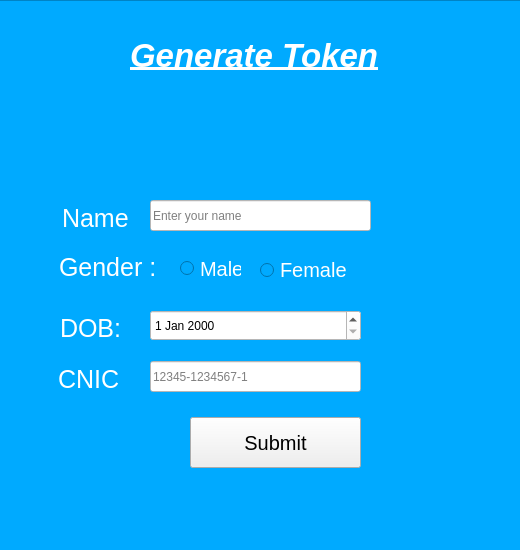
<?xml version="1.0" encoding="UTF-8"?>
<ui version="4.0">
 <class>Form</class>
 <widget class="QWidget" name="Form">
  <property name="geometry">
   <rect>
    <x>0</x>
    <y>0</y>
    <width>520</width>
    <height>550</height>
   </rect>
  </property>
  <property name="windowTitle">
   <string>Form</string>
  </property>
  <widget class="QFrame" name="frame">
   <property name="geometry">
    <rect>
     <x>-20</x>
     <y>0</y>
     <width>971</width>
     <height>551</height>
    </rect>
   </property>
   <property name="styleSheet">
    <string notr="true">background-color: rgb(0, 170, 255);</string>
   </property>
   <property name="frameShape">
    <enum>QFrame::StyledPanel</enum>
   </property>
   <property name="frameShadow">
    <enum>QFrame::Raised</enum>
   </property>
   <widget class="QLineEdit" name="inputName">
    <property name="geometry">
     <rect>
      <x>170</x>
      <y>200</y>
      <width>221</width>
      <height>31</height>
     </rect>
    </property>
    <property name="styleSheet">
     <string notr="true">background-color: rgb(255, 255, 255);
color: rgb(0, 0, 0);</string>
    </property>
    <property name="inputMask">
     <string/>
    </property>
    <property name="text">
     <string/>
    </property>
    <property name="placeholderText">
     <string>Enter your name</string>
    </property>
    <property name="clearButtonEnabled">
     <bool>true</bool>
    </property>
   </widget>
   <widget class="QRadioButton" name="rbMale">
    <property name="geometry">
     <rect>
      <x>200</x>
      <y>260</y>
      <width>61</width>
      <height>17</height>
     </rect>
    </property>
    <property name="font">
     <font>
      <pointsize>15</pointsize>
     </font>
    </property>
    <property name="styleSheet">
     <string notr="true">color: rgb(255, 255, 255);</string>
    </property>
    <property name="text">
     <string>Male</string>
    </property>
   </widget>
   <widget class="QRadioButton" name="rbFemale">
    <property name="geometry">
     <rect>
      <x>280</x>
      <y>260</y>
      <width>91</width>
      <height>20</height>
     </rect>
    </property>
    <property name="font">
     <font>
      <pointsize>15</pointsize>
     </font>
    </property>
    <property name="styleSheet">
     <string notr="true">color:
rgb(255, 255, 255);</string>
    </property>
    <property name="text">
     <string>Female</string>
    </property>
   </widget>
   <widget class="QLabel" name="lblGender">
    <property name="geometry">
     <rect>
      <x>79</x>
      <y>247</y>
      <width>101</width>
      <height>41</height>
     </rect>
    </property>
    <property name="font">
     <font>
      <pointsize>19</pointsize>
     </font>
    </property>
    <property name="styleSheet">
     <string notr="true">color:whilte;
color: rgb(255, 255, 255);</string>
    </property>
    <property name="text">
     <string>Gender :</string>
    </property>
   </widget>
   <widget class="QLabel" name="lblName">
    <property name="geometry">
     <rect>
      <x>82</x>
      <y>198</y>
      <width>70</width>
      <height>41</height>
     </rect>
    </property>
    <property name="font">
     <font>
      <pointsize>19</pointsize>
     </font>
    </property>
    <property name="styleSheet">
     <string notr="true">color: rgb(255, 255, 255);</string>
    </property>
    <property name="text">
     <string>Name</string>
    </property>
   </widget>
   <widget class="QDateEdit" name="DOB">
    <property name="geometry">
     <rect>
      <x>170</x>
      <y>310</y>
      <width>211</width>
      <height>31</height>
     </rect>
    </property>
    <property name="styleSheet">
     <string notr="true">color: rgb(0, 0, 0);
background-color: rgb(255, 255, 255);</string>
    </property>
   </widget>
   <widget class="QLabel" name="lblDob">
    <property name="geometry">
     <rect>
      <x>80</x>
      <y>308</y>
      <width>61</width>
      <height>41</height>
     </rect>
    </property>
    <property name="font">
     <font>
      <pointsize>19</pointsize>
     </font>
    </property>
    <property name="styleSheet">
     <string notr="true">color: rgb(255, 255, 255);</string>
    </property>
    <property name="text">
     <string>DOB:</string>
    </property>
   </widget>
   <widget class="QLabel" name="lblCnic">
    <property name="geometry">
     <rect>
      <x>78</x>
      <y>359</y>
      <width>70</width>
      <height>41</height>
     </rect>
    </property>
    <property name="font">
     <font>
      <pointsize>19</pointsize>
     </font>
    </property>
    <property name="styleSheet">
     <string notr="true">color: rgb(255, 255, 255);</string>
    </property>
    <property name="text">
     <string>CNIC</string>
    </property>
   </widget>
   <widget class="QLineEdit" name="inputCnic">
    <property name="geometry">
     <rect>
      <x>170</x>
      <y>361</y>
      <width>211</width>
      <height>31</height>
     </rect>
    </property>
    <property name="styleSheet">
     <string notr="true">background-color: rgb(255, 255, 255);</string>
    </property>
    <property name="text">
     <string/>
    </property>
    <property name="maxLength">
     <number>999999999</number>
    </property>
    <property name="dragEnabled">
     <bool>true</bool>
    </property>
    <property name="placeholderText">
     <string>12345-1234567-1</string>
    </property>
    <property name="clearButtonEnabled">
     <bool>true</bool>
    </property>
   </widget>
   <widget class="QPushButton" name="btnSubmit">
    <property name="geometry">
     <rect>
      <x>210</x>
      <y>417</y>
      <width>171</width>
      <height>51</height>
     </rect>
    </property>
    <property name="font">
     <font>
      <pointsize>15</pointsize>
      <weight>50</weight>
      <bold>false</bold>
     </font>
    </property>
    <property name="cursor">
     <cursorShape>PointingHandCursor</cursorShape>
    </property>
    <property name="styleSheet">
     <string notr="true">color:none;
background-color:none;
</string>
    </property>
    <property name="text">
     <string>Submit</string>
    </property>
   </widget>
   <widget class="QLabel" name="lblText">
    <property name="geometry">
     <rect>
      <x>150</x>
      <y>30</y>
      <width>271</width>
      <height>51</height>
     </rect>
    </property>
    <property name="font">
     <font>
      <pointsize>25</pointsize>
      <weight>75</weight>
      <italic>true</italic>
      <bold>true</bold>
      <underline>true</underline>
     </font>
    </property>
    <property name="styleSheet">
     <string notr="true">color: rgb(255, 255, 255);</string>
    </property>
    <property name="text">
     <string>Generate Token</string>
    </property>
   </widget>
   <zorder>lblName</zorder>
   <zorder>inputName</zorder>
   <zorder>rbMale</zorder>
   <zorder>rbFemale</zorder>
   <zorder>lblGender</zorder>
   <zorder>DOB</zorder>
   <zorder>lblDob</zorder>
   <zorder>lblCnic</zorder>
   <zorder>inputCnic</zorder>
   <zorder>btnSubmit</zorder>
   <zorder>lblText</zorder>
  </widget>
 </widget>
 <resources/>
 <connections/>
</ui>
